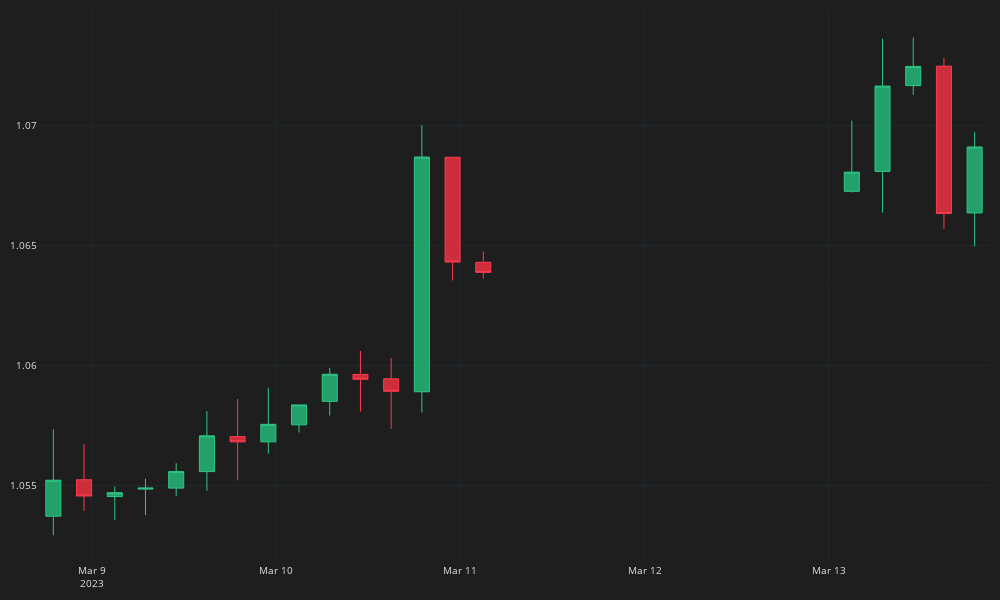

Source (notebook cell):
### Code cell
fig = go.Figure()
fig.add_trace(go.Candlestick(
    x=Data_realtime.time, open=Data_realtime.open, high=Data_realtime.high, low=Data_realtime.low, close=Data_realtime.close,
    line=dict(width=1), opacity=1,
    increasing_fillcolor='#24A06B',
    decreasing_fillcolor="#CC2E3C",
    increasing_line_color='#2EC886',  
    decreasing_line_color='#FF3A4C'
))
fig.update_layout(width=1000,height=600,
    margin=dict(l=10,r=10,b=10,t=10),
    font=dict(size=10,color="#e1e1e1"),
    paper_bgcolor="#1e1e1e",
    plot_bgcolor="#1e1e1e")
fig.update_xaxes(
    gridcolor="#1f292f",
    showgrid=True,fixedrange=True,rangeslider=dict(visible=False)
)
fig.update_yaxes(
    gridcolor="#1f292f",
    showgrid=True
)
fig.show()

### Figure 1 — Plotly figure (JSON) as saved in the notebook; plotly's stock layout.template omitted (floating-point values rounded to 4 significant figures)
{"data": [{"close": [1.055, 1.055, 1.055, 1.055, 1.056, 1.057, 1.057, 1.058, 1.058, 1.06, 1.059, 1.059, 1.069, 1.064, 1.064, 1.068, 1.072, 1.072, 1.066, 1.069], "decreasing": {"fillcolor": "#CC2E3C", "line": {"color": "#FF3A4C"}}, "high": [1.057, 1.057, 1.055, 1.055, 1.056, 1.058, 1.059, 1.059, 1.058, 1.06, 1.061, 1.06, 1.07, 1.069, 1.065, 1.07, 1.074, 1.074, 1.073, 1.07], "increasing": {"fillcolor": "#24A06B", "line": {"color": "#2EC886"}}, "line": {"width": 1}, "low": [1.053, 1.054, 1.054, 1.054, 1.055, 1.055, 1.055, 1.056, 1.057, 1.058, 1.058, 1.057, 1.058, 1.064, 1.064, 1.067, 1.066, 1.071, 1.066, 1.065], "opacity": 1, "open": [1.054, 1.055, 1.055, 1.055, 1.055, 1.056, 1.057, 1.057, 1.058, 1.059, 1.06, 1.059, 1.059, 1.069, 1.064, 1.067, 1.068, 1.072, 1.072, 1.066], "type": "candlestick", "x": ["2023-03-08 19:00:00", "2023-03-08 23:00:00", "2023-03-09 03:00:00", "2023-03-09 07:00:00", "2023-03-09 11:00:00", "2023-03-09 15:00:00", "2023-03-09 19:00:00", "2023-03-09 23:00:00", "2023-03-10 03:00:00", "2023-03-10 07:00:00", "2023-03-10 11:00:00", "2023-03-10 15:00:00", "2023-03-10 19:00:00", "2023-03-10 23:00:00", "2023-03-11 03:00:00", "2023-03-13 03:00:00", "2023-03-13 07:00:00", "2023-03-13 11:00:00", "2023-03-13 15:00:00", "2023-03-13 19:00:00"]}], "layout": {"font": {"color": "#e1e1e1", "size": 10}, "height": 600, "margin": {"b": 10, "l": 10, "r": 10, "t": 10}, "paper_bgcolor": "#1e1e1e", "plot_bgcolor": "#1e1e1e", "width": 1000, "xaxis": {"fixedrange": true, "gridcolor": "#1f292f", "rangeslider": {"visible": false}, "showgrid": true}, "yaxis": {"gridcolor": "#1f292f", "showgrid": true}}}
